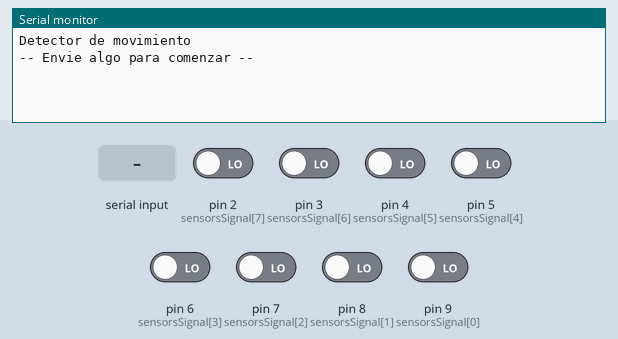
Recording of a sketch running on a simulated Arduino Mega 2560, built with avr-gcc and run on an emulated ATmega2560. Shown: the last lines printed to the serial monitor. Inputs (shaded band) come from the test bench; at power-on: pin 2 (sensorsSignal[7]), pin 3 (sensorsSignal[6]), pin 4 (sensorsSignal[5]), pin 5 (sensorsSignal[4]), pin 6 (sensorsSignal[3]), pin 7 (sensorsSignal[2]), pin 8 (sensorsSignal[1]), pin 9 (sensorsSignal[0]) LOW.

Above: at 0.9 s.
1.0 s: "1" received over Serial
At 2.0 s:
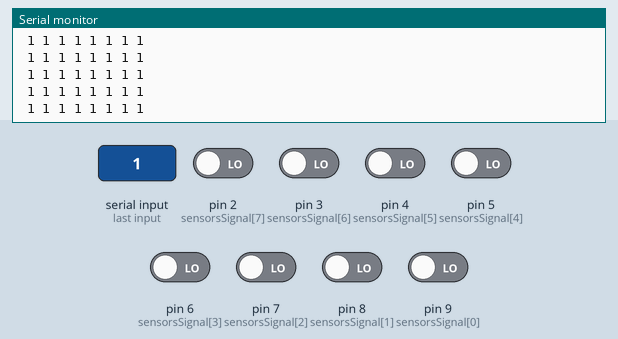
2.9 s: pin 2 (sensorsSignal[7]) driven HIGH
At 3.9 s:
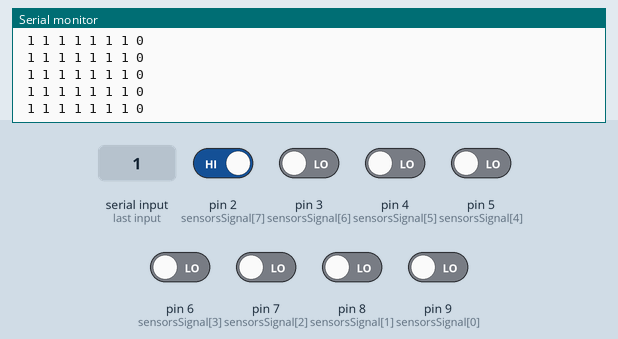

The sketch:

testSensors-02.ino
```cpp
const int sensorsEnable[8] = {22,24,26,28,30,32,34,36};
const int sensorsSignal[8] = {9,8,7,6,5,4,3,2};
String input="";

void setup() {
  // put your setup code here, to run once:
  for (int i=0; i<8; i++){
    pinMode(sensorsEnable[i],OUTPUT);
    digitalWrite(sensorsEnable[i],HIGH);

    pinMode(sensorsSignal[i],INPUT);
  }
  Serial.begin(115200);
  while (!Serial){

  }
  Serial.println("Detector de movimiento");
  Serial.println("-- Envie algo para comenzar --");
  while(!Serial.available()){

  }
  while(Serial.available()>0){
    char c = Serial.read();
  }

  for (int i=0 ;i<8; i++){
    digitalWrite(sensorsEnable[i],LOW);
  }
  input="";
}

void loop() {
  for (int i =0 ;i<8; i++){
    if ( digitalRead(sensorsSignal[i]) == LOW ){
      input+=" 1";
    }else{
      input+=" 0";
    }
  }
  Serial.println(input);
  input="";
}
```

Measured:
- after the input at 1.0 s, the serial monitor: prints a new line at once (image 1)
- after the input at 2.9 s, the serial monitor: prints a new line at once (image 2)
